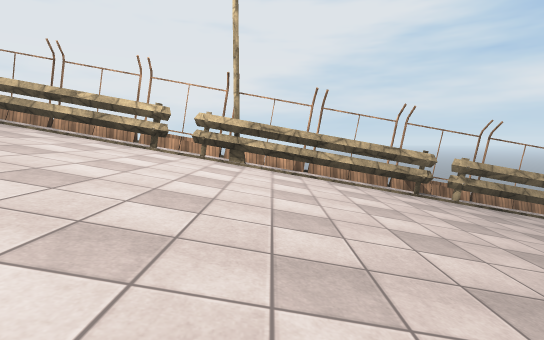
[1] (above)

16 first-person views from a walk through a Unity game level. The camera is 1.2 m above the floor, tilts 6° down and sees 85° across. The floor is counted in squares, 2 m on a side. Each view is taken from the middle of a square. On the plan, view 1 faces up. The plan holds only what a view shows up to about 9 squares ahead; the rest is blank. The place goes on beyond the plan. The player character is not drawn. Surface patterns are stand-ins for the level's own textures.

[2]
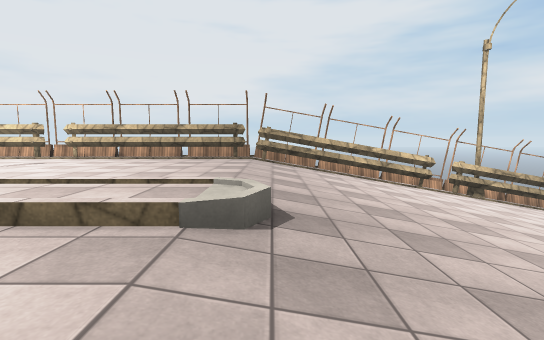

[3]
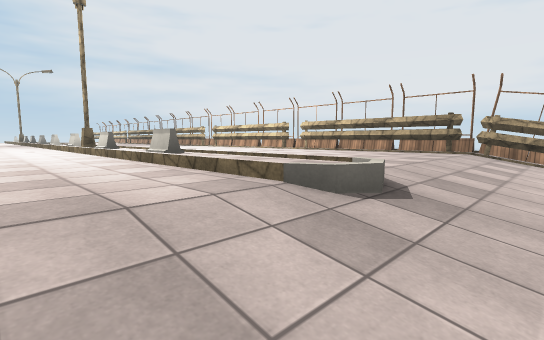

[4]
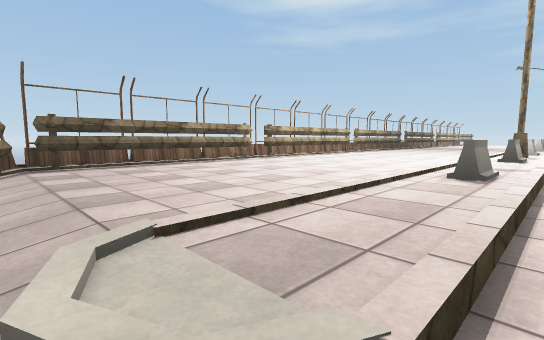

[5]
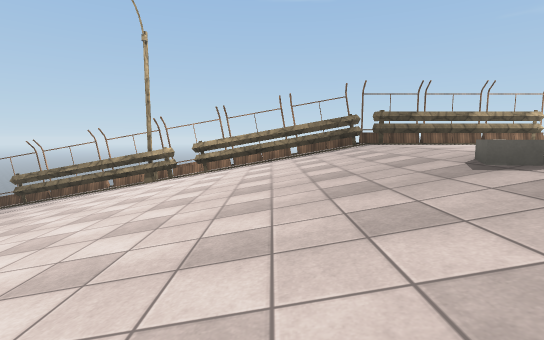

[6]
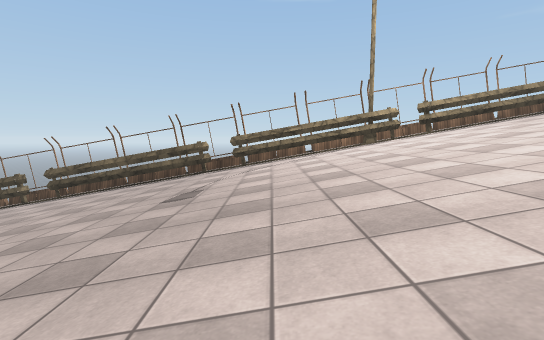

[7]
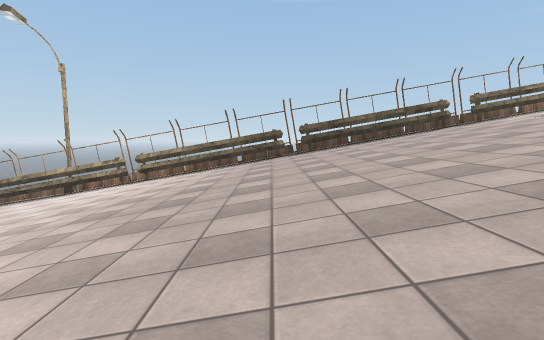

[8]
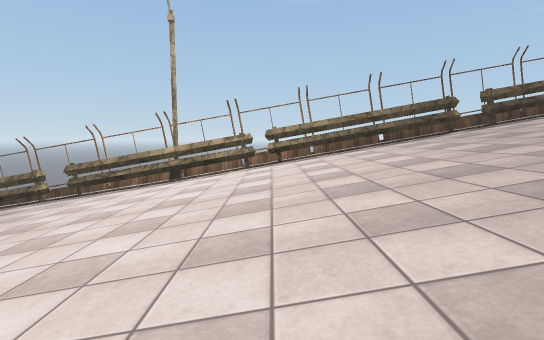

[9]
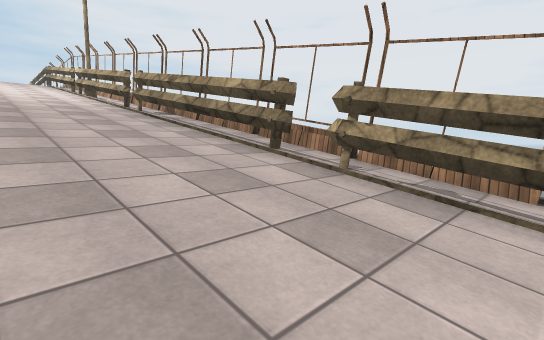

[10]
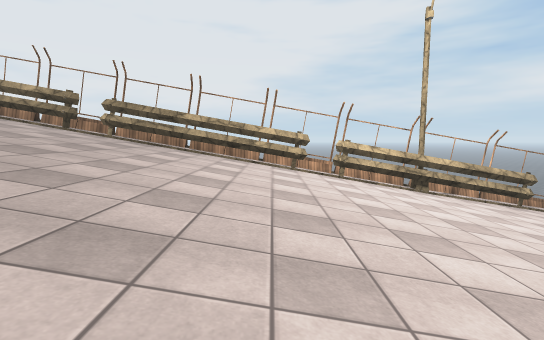

[11]
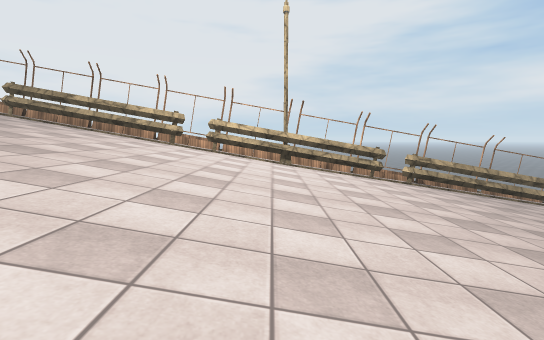

[12]
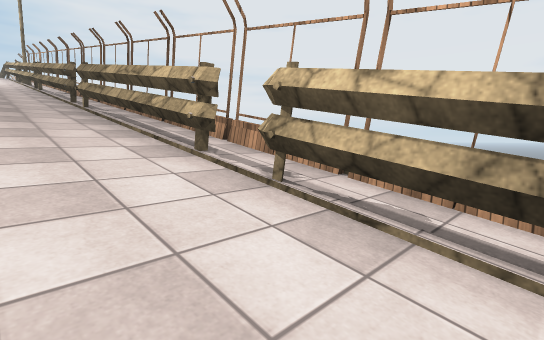

[13]
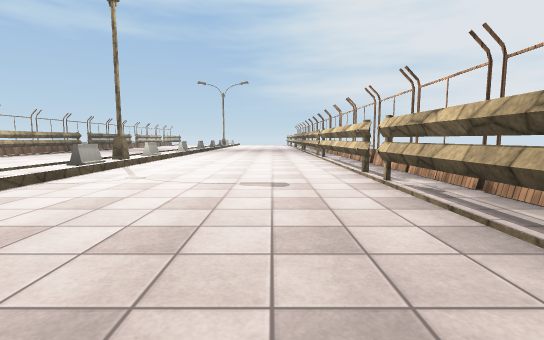

[14]
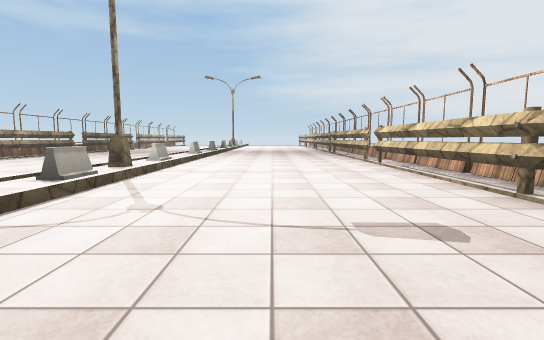

[15]
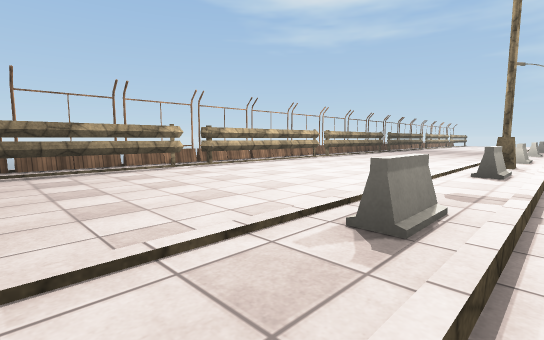

[16]
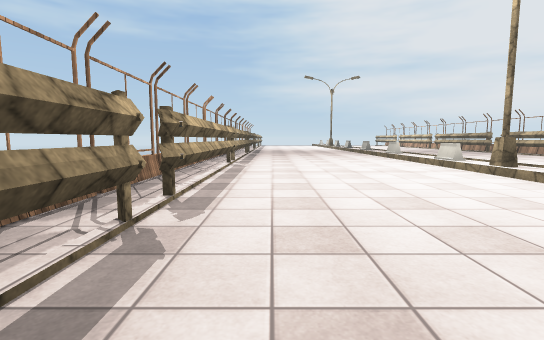

### Floor plan
Key: @ floor where view 1 was taken; # wall or solid block; x gap in a wall; . main floor; : floor 0.25 m higher than the main floor; / step, stairs or slope; = window, fence, low wall or low ledge; F fence; B block.
Columns run from 17 left of view 1 to 18 right of it. Each row starts with its distance up from view 1.
  7                                    F
  6 FF##########F==##########FF###FFFF##
  5 #########  #### ################
  4 .........../////////////////////////
  3 .........../////////////////////////
  2 ...........//////////   ////////////
  1 ////////////////////// /////////////
  0 :B:#B::B::://////@/////////////////
 -1 ...........///////////////////////
 -2 ...........////////////////////////
 -3 .........../////////////////////////
 -4 .........../////////////////////////
 -5 #/====/====####x####xx########x#####
 -6 /////////// F     FF     FF///   //F

Positions as (right, up) in squares from view 1, and headings:
1: (0, 0), facing up
2: (-6, -2), facing up
3: (-5, -2), facing up-left
4: (-6, 1), facing down-left
5: (-4, 3), facing down
6: (2, 3), facing down
7: (9, 4), facing down
8: (13, 2), facing down
9: (10, 3), facing up-left
10: (12, -1), facing up
11: (15, -2), facing up
12: (15, 4), facing up-left
13: (-7, 4), facing left
14: (-9, 3), facing left
15: (-8, 1), facing down-left
16: (-9, -4), facing left
